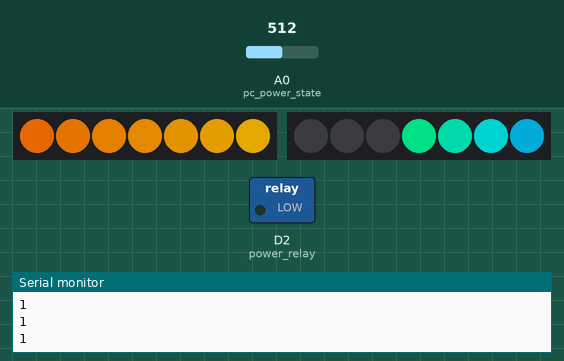
This sketch was run on a simulated ESP8266 (NodeMCU). Shown: 2 × 7 RGB LEDs in strip order, left to right, switched loads named in the sketch (green lamp = pin HIGH), the last lines printed to the serial monitor. Inputs (shaded band) come from the test bench; at power-on: A0 (pc_power_state) = 512. Dim RGB values are drawn brighter than linear; WiFi joins after 1.5 s; servers stay silent unless stated; no MQTT or app messages arrive unless stated; not simulated (calls return 0 or success): credentials.h.

Above: at 3.7 s.
3.8 s: A0 (pc_power_state) set to 487
At 4.3 s:
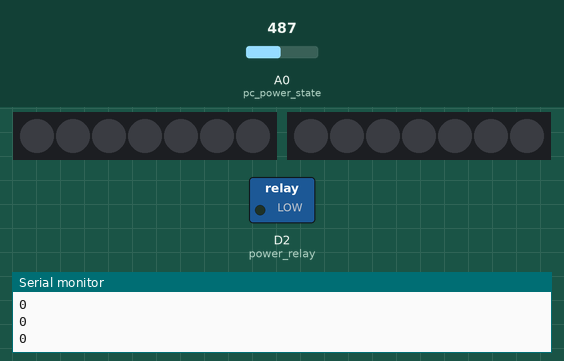
5.3 s: A0 (pc_power_state) set to 510
At 5.48 s:
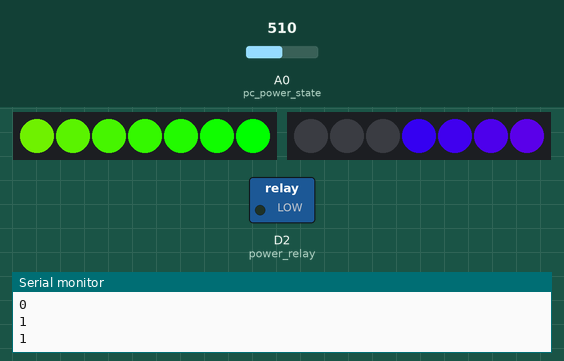
7.1 s: A0 (pc_power_state) set to 490
At 7.7 s:
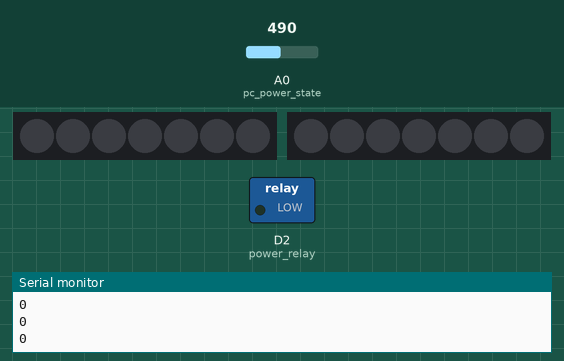
8.6 s: A0 (pc_power_state) set to 511
At 8.8 s:
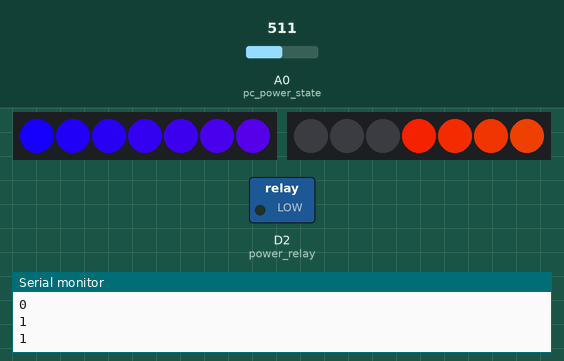
10.4 s: A0 (pc_power_state) set to 306
At 10.7 s:
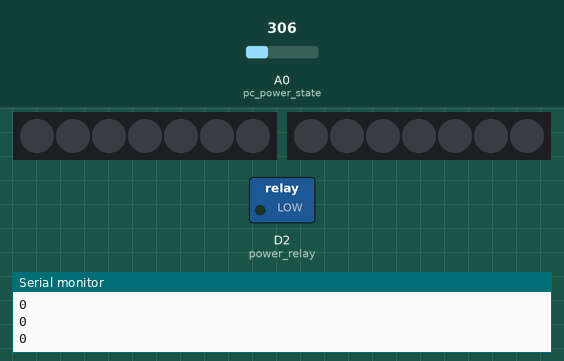
11.9 s: A0 (pc_power_state) set to 716
At 12.12 s:
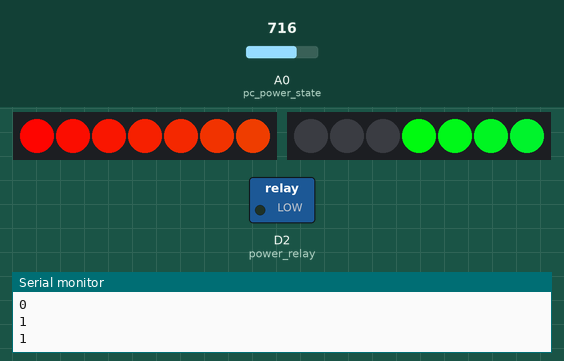
Timing chart, 0 to 18.2 s (numbered marks = the images above; inputs shaded):
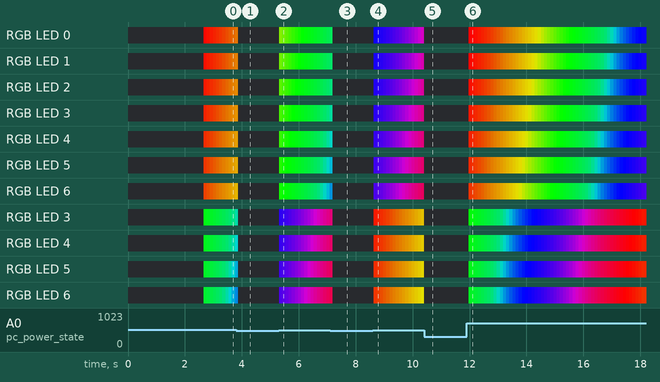

Measured:
- the behaviour switches between 501 and 500 on A0 (pc_power_state) (found by bisection; images 0 and 1)
- after the input at 3.8 s, the LEDs: change after 0.07 s (image 1)
- after the input at 7.1 s, the LEDs: change after 0.10 s (image 3)
- after the input at 10.4 s, the LEDs: change at once (image 5)

The sketch:

ComputerBrains.ino
```cpp
/**
 *
 *  This is a piece of software designed to turn on a computer wirelessly!
 *  It uses MQTT to control and monitor the computer and a relay connected
 *  to the pc are able to simulate a power button press. There is a small
 *  amount of RGB control for various cosmetic components.
 *
 */


// ***************************************
// ********** Global Variables ***********
// ***************************************


//Globals for Wifi Setup and OTA
#include <credentials.h>
#include <ESP8266WiFi.h>
#include <ESP8266mDNS.h>
#include <WiFiUdp.h>
#include <ArduinoOTA.h>

//WiFi Credentials
#ifndef STASSID
#define STASSID "your_ssid"
#endif
#ifndef STAPSK
#define STAPSK  "your_password"
#endif
const char* ssid = STASSID;
const char* password = STAPSK;

//MQTT
#include <Adafruit_MQTT.h>
#include <Adafruit_MQTT_Client.h>
#ifndef AIO_SERVER
#define AIO_SERVER      "your_MQTT_server_address"
#endif
#ifndef AIO_SERVERPORT
#define AIO_SERVERPORT  0000 //Your MQTT port
#endif
#ifndef AIO_USERNAME
#define AIO_USERNAME    "your_MQTT_username"
#endif
#ifndef AIO_KEY
#define AIO_KEY         "your_MQTT_key"
#endif
#define MQTT_KEEP_ALIVE 150
unsigned long previousTime;

//Initialize and Subscribe to MQTT
WiFiClient client;
Adafruit_MQTT_Client mqtt(&client, AIO_SERVER, AIO_SERVERPORT, AIO_USERNAME, AIO_KEY);
Adafruit_MQTT_Subscribe cb_PowerButton = Adafruit_MQTT_Subscribe(&mqtt, AIO_USERNAME "/feeds/ComputerBrains_PowerButton");
Adafruit_MQTT_Publish cb_PowerState = Adafruit_MQTT_Publish(&mqtt, AIO_USERNAME "/feeds/ComputerBrains_PowerState");

//Globals for Relays
#define power_relay D2
#define pc_power_state A0

//Globals for Light Effects
#include "FastLED.h"
#define NUM_LEDS 7
struct CRGB leds[2][NUM_LEDS];
#define PIN D8
#define PIN2 D1
#define UPDATES_PER_SECOND 100
CRGBPalette16 currentPalette = RainbowColors_p;
TBlendType currentBlending = LINEARBLEND;

//Globals for System
int pcPower = 0; //0=Off, 1=On
int lastPcPower = 0;
int rgbFlag = 0; //0=Off, 1=On


// ***************************************
// *************** Setup *****************
// ***************************************


void setup() {

  //Initialize Serial
  Serial.begin(115200);
  Serial.println("Booting");

  //WiFi Initialization
  wifiSetup();

  //Initialize MQTT
  mqtt.subscribe(&cb_PowerButton);
  MQTT_connect();

  //Initialize Relays
  delay(1000);
  pinMode(power_relay, OUTPUT);

  //Initialize RGB
  FastLED.addLeds<WS2811, PIN, GRB>(leds[0], NUM_LEDS).setCorrection(TypicalLEDStrip);
  FastLED.addLeds<WS2811, PIN2, GRB>(leds[1], NUM_LEDS).setCorrection(TypicalLEDStrip);
}


// ***************************************
// ************* Da Loop *****************
// ***************************************


void loop() {

  //OTA code
  ArduinoOTA.handle();

  //MQTT Code
  MQTT_connect();

  //State Manager
  //Listen for Button Press
  Adafruit_MQTT_Subscribe *subscription;
  while ((subscription = mqtt.readSubscription(100))) {
    Serial.println("Subscription Recieved");
    uint16_t value = atoi((char *)cb_PowerButton.lastread);
    delay(100);

    //Check for RGB Mode Changes
    if (value == 1 || value == 2) {
      digitalWrite(power_relay, HIGH);
      delay(400);
      digitalWrite(power_relay, LOW);
      delay(1100);
    }
    else if (value == 3) {
      value = 0;
      if (rgbFlag == 0) {
        rgbFlag = 1;
      }
      else if (rgbFlag == 1) {
        rgbFlag = 0;
      }
      Serial.println(rgbFlag);
    }
  }

  //Publish pc Power State
  if (analogRead(pc_power_state) > 500) {
    pcPower = 1;
    if (lastPcPower == 0) {
      rgbFlag = 1;
    }
  }
  else {
    pcPower = 0;
  }
  if (lastPcPower != pcPower) {
    cb_PowerState.publish(pcPower);
  }
  lastPcPower = pcPower;
  Serial.println(pcPower);

  //SSD RGB
  if (rgbFlag == 1) {
    static uint8_t startIndex = 0;
    static uint8_t startIndex2 = 100;
    startIndex = startIndex + 3; /* motion speed */
    startIndex2 = startIndex2 + 3; /* motion speed */
    FillLEDsFromPaletteColors( startIndex);
    FillLEDsFromPaletteColorsBackwords(startIndex2);
    if(pcPower == 0){
      FastLED.clear();
    }
    FastLED.show();
    FastLED.delay(1000 / UPDATES_PER_SECOND);
  }
  else if (rgbFlag == 0) {
    FastLED.clear();
    FastLED.show();
  }
  if (pcPower == 0) {
    FastLED.clear();
  }
}


// ***************************************
// ********** Backbone Methods ***********
// ***************************************


void wifiSetup() {

  WiFi.mode(WIFI_STA);
  WiFi.begin(ssid, password);
  while (WiFi.waitForConnectResult() != WL_CONNECTED) {
    Serial.println("Connection Failed! Rebooting...");
    delay(5000);
    ESP.restart();
  }
  ArduinoOTA.setHostname("ComputerBrains");
  ArduinoOTA.onStart([]() {
    String type;
    if (ArduinoOTA.getCommand() == U_FLASH) {
      type = "sketch";
    } else { // U_SPIFFS
      type = "filesystem";
    }
    Serial.println("Start updating " + type);
  });
  ArduinoOTA.onEnd([]() {
    Serial.println("\nEnd");
  });
  ArduinoOTA.onProgress([](unsigned int progress, unsigned int total) {
    Serial.printf("Progress: %u%%\r", (progress / (total / 100)));
  });
  ArduinoOTA.onError([](ota_error_t error) {
    Serial.printf("Error[%u]: ", error);
    if (error == OTA_AUTH_ERROR) {
      Serial.println("Auth Failed");
    } else if (error == OTA_BEGIN_ERROR) {
      Serial.println("Begin Failed");
    } else if (error == OTA_CONNECT_ERROR) {
      Serial.println("Connect Failed");
    } else if (error == OTA_RECEIVE_ERROR) {
      Serial.println("Receive Failed");
    } else if (error == OTA_END_ERROR) {
      Serial.println("End Failed");
    }
  });
  ArduinoOTA.begin();
  Serial.println("Ready");
  Serial.print("IP address: ");
  Serial.println(WiFi.localIP());
}

void MQTT_connect() {
  int8_t ret;

  // Stop if already connected.
  if (mqtt.connected()) {
    //Serial.println("Connected");
    return;
  }
  Serial.print("Connecting to MQTT... ");
  uint8_t retries = 3;

  while ((ret = mqtt.connect()) != 0) { // connect will return 0 for connected
    Serial.println(mqtt.connectErrorString(ret));
    Serial.println("Retrying MQTT connection in 5 seconds...");
    mqtt.disconnect();
    delay(5000);  // wait 5 seconds
    retries--;
    if (retries == 0) {
      // basically die and wait for WDT to reset me
      //while (1);
      Serial.println("Wait 10 min to reconnect");
      delay(600000);
    }
  }
  Serial.println("MQTT Connected!");
}

void FillLEDsFromPaletteColors( uint8_t colorIndex) {
  uint8_t brightness = 255;

  for ( int i = 0; i < NUM_LEDS; i++) {
    leds[0][i] = ColorFromPalette( currentPalette, colorIndex, brightness, currentBlending);
    colorIndex += 3;
  }
}

void FillLEDsFromPaletteColorsBackwords( uint8_t colorIndex) {
  uint8_t brightness = 255;

  for ( int i = NUM_LEDS / 2; i < NUM_LEDS; i++) {
    leds[1][i] = ColorFromPalette( currentPalette, colorIndex, brightness, currentBlending);
    colorIndex += 3;
  }
}
```
